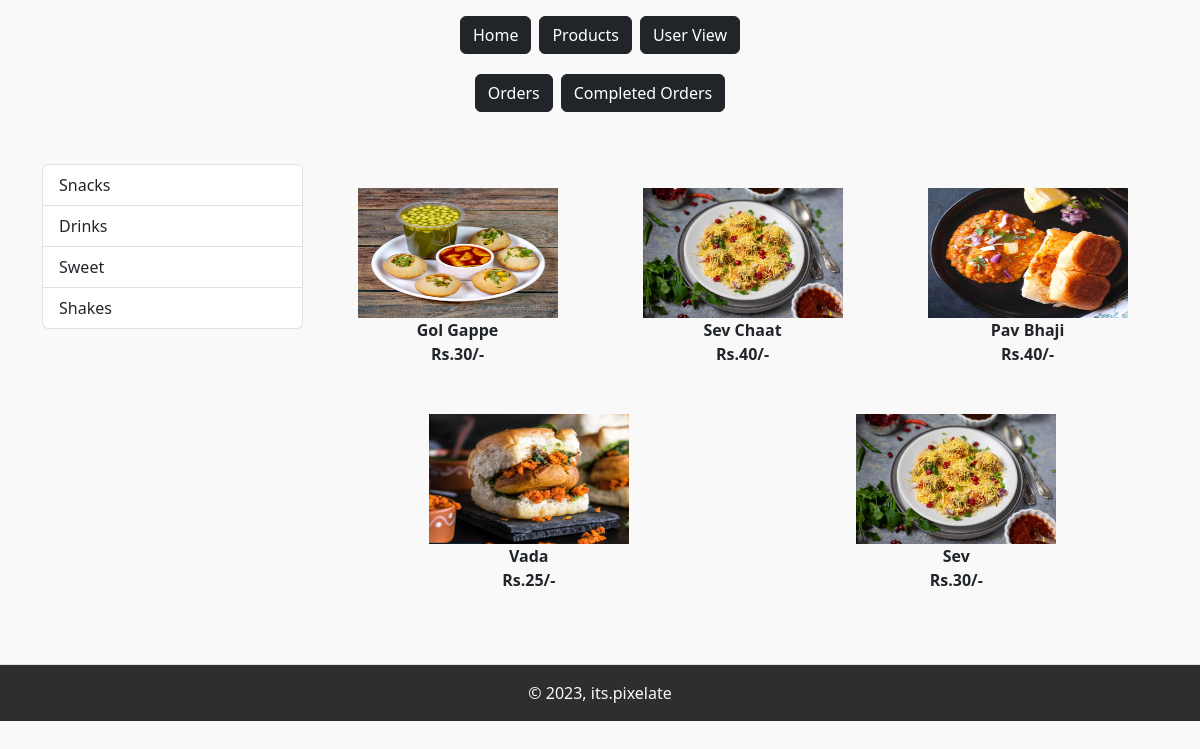
Screenshot of /store/products/Snacks (signed in) with the database file from the repository.
### app/models.py (models this page shows, shortened)
class Product(models.Model):
    storeid=models.CharField(max_length=100, null=True)
    productid=models.BigAutoField(primary_key=True)
    product_name=models.CharField(max_length=100)
    product_price=models.CharField(max_length=20)
    product_category=models.CharField(max_length=200)
    product_image=models.ImageField(upload_to='product/', blank=True, null=True)

### app/views.py (the view)
# urls.py: path('store/products/<cat>', views.productCategoryView.as_view(),name="products-category"),
class productCategoryView(View):
    def get(self, request, cat):
        if 'storeid' not in request.session:
            return redirect('/login/')
        storeID = request.session.get('storeid')
        product = Product.objects.filter(storeid=storeID, product_category=cat)
        title = Product.objects.filter(storeid=storeID).values('product_category').distinct()
        return render(request, "app/products.html", locals())

### app/templates/app/products.html (shortened to what this page needs)
{% extends "app/base.html" %}
{% load static %}
{% block main-content %}
    <div class="container my-5">
        <div class="row">
            <div class="col-sm-3">
                <div class="list-group">
                {% for a in title %}
                <a href="{% url 'products-category' cat=a.product_category %}" class="list-group-item list-group-item-action" aria-current="true">
                    {{a.product_category}}
                </a>
                {% endfor %}
            </div>
            </div>
            <div class="col-sm-9">
                <div class="row">
                    {% for prod in product %}
                        <div class="col text-center mb4">
                            <button type="submit" class="my-3 border-0 bg-transparent">
                                <a href="#" class="btn">
                                    <div>
                                        <img src="{{prod.product_image.url}}" width="200px" height="130px" alt=""/>
                                        <div class="fw-bold">{{prod.product_name}}</div>
                                        <div class="fw-bold">
                                            Rs.{{prod.product_price}}/-
                                        </div>
                                    </div>
                                </a>
                            </button>
                        </div>
                    {% endfor %}
                </div>
            </div>
        </div>
    </div>
{% endblock main-content %}

### app/static/app/css/style.css (style rules this page uses)
body { background-color: rgb(249, 249, 249); }
html { overflow: scroll; overflow-x: hidden; scroll-behavior: smooth; }
html { background-color: rgb(218, 218, 218); }

### rows the page displays
Product: product_image (picture), product_name "Gol Gappe", product_price "30"
Product: product_image (picture), product_name "Sev Chaat", product_price "40"
Product: product_image (picture), product_name "Pav Bhaji", product_price "40"
Product: product_image (picture), product_name "Vada", product_price "25"
Product: product_image (picture), product_name "Sev", product_price "30"

### other values shown
{{ a.product_category }} "Snacks" "Drinks" "Sweet" "Shakes"
